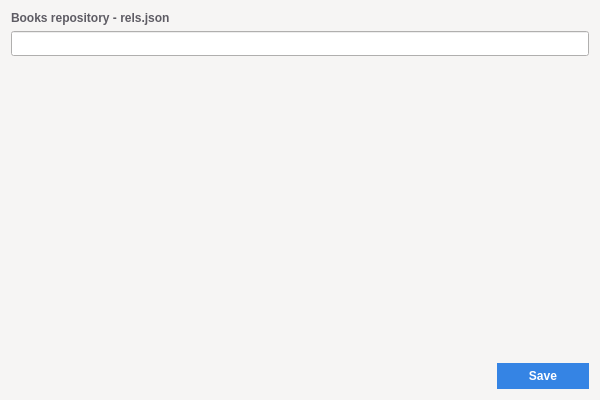
<?xml version="1.0" encoding="UTF-8"?>
<ui version="4.0">
 <class>SettingsForm</class>
 <widget class="QWidget" name="SettingsForm">
  <property name="windowModality">
   <enum>Qt::ApplicationModal</enum>
  </property>
  <property name="geometry">
   <rect>
    <x>0</x>
    <y>0</y>
    <width>600</width>
    <height>400</height>
   </rect>
  </property>
  <property name="minimumSize">
   <size>
    <width>600</width>
    <height>400</height>
   </size>
  </property>
  <property name="maximumSize">
   <size>
    <width>600</width>
    <height>400</height>
   </size>
  </property>
  <property name="palette">
   <palette>
    <active>
     <colorrole role="WindowText">
      <brush brushstyle="SolidPattern">
       <color alpha="255">
        <red>0</red>
        <green>0</green>
        <blue>0</blue>
       </color>
      </brush>
     </colorrole>
     <colorrole role="Button">
      <brush brushstyle="SolidPattern">
       <color alpha="255">
        <red>246</red>
        <green>245</green>
        <blue>244</blue>
       </color>
      </brush>
     </colorrole>
     <colorrole role="Light">
      <brush brushstyle="SolidPattern">
       <color alpha="255">
        <red>255</red>
        <green>255</green>
        <blue>255</blue>
       </color>
      </brush>
     </colorrole>
     <colorrole role="Midlight">
      <brush brushstyle="SolidPattern">
       <color alpha="255">
        <red>250</red>
        <green>250</green>
        <blue>249</blue>
       </color>
      </brush>
     </colorrole>
     <colorrole role="Dark">
      <brush brushstyle="SolidPattern">
       <color alpha="255">
        <red>123</red>
        <green>122</green>
        <blue>122</blue>
       </color>
      </brush>
     </colorrole>
     <colorrole role="Mid">
      <brush brushstyle="SolidPattern">
       <color alpha="255">
        <red>164</red>
        <green>163</green>
        <blue>163</blue>
       </color>
      </brush>
     </colorrole>
     <colorrole role="Text">
      <brush brushstyle="SolidPattern">
       <color alpha="255">
        <red>0</red>
        <green>0</green>
        <blue>0</blue>
       </color>
      </brush>
     </colorrole>
     <colorrole role="BrightText">
      <brush brushstyle="SolidPattern">
       <color alpha="255">
        <red>255</red>
        <green>255</green>
        <blue>255</blue>
       </color>
      </brush>
     </colorrole>
     <colorrole role="ButtonText">
      <brush brushstyle="SolidPattern">
       <color alpha="255">
        <red>0</red>
        <green>0</green>
        <blue>0</blue>
       </color>
      </brush>
     </colorrole>
     <colorrole role="Base">
      <brush brushstyle="SolidPattern">
       <color alpha="255">
        <red>255</red>
        <green>255</green>
        <blue>255</blue>
       </color>
      </brush>
     </colorrole>
     <colorrole role="Window">
      <brush brushstyle="SolidPattern">
       <color alpha="255">
        <red>246</red>
        <green>245</green>
        <blue>244</blue>
       </color>
      </brush>
     </colorrole>
     <colorrole role="Shadow">
      <brush brushstyle="SolidPattern">
       <color alpha="255">
        <red>0</red>
        <green>0</green>
        <blue>0</blue>
       </color>
      </brush>
     </colorrole>
     <colorrole role="AlternateBase">
      <brush brushstyle="SolidPattern">
       <color alpha="255">
        <red>250</red>
        <green>250</green>
        <blue>249</blue>
       </color>
      </brush>
     </colorrole>
     <colorrole role="ToolTipBase">
      <brush brushstyle="SolidPattern">
       <color alpha="255">
        <red>255</red>
        <green>255</green>
        <blue>220</blue>
       </color>
      </brush>
     </colorrole>
     <colorrole role="ToolTipText">
      <brush brushstyle="SolidPattern">
       <color alpha="255">
        <red>0</red>
        <green>0</green>
        <blue>0</blue>
       </color>
      </brush>
     </colorrole>
     <colorrole role="PlaceholderText">
      <brush brushstyle="SolidPattern">
       <color alpha="128">
        <red>0</red>
        <green>0</green>
        <blue>0</blue>
       </color>
      </brush>
     </colorrole>
    </active>
    <inactive>
     <colorrole role="WindowText">
      <brush brushstyle="SolidPattern">
       <color alpha="255">
        <red>0</red>
        <green>0</green>
        <blue>0</blue>
       </color>
      </brush>
     </colorrole>
     <colorrole role="Button">
      <brush brushstyle="SolidPattern">
       <color alpha="255">
        <red>246</red>
        <green>245</green>
        <blue>244</blue>
       </color>
      </brush>
     </colorrole>
     <colorrole role="Light">
      <brush brushstyle="SolidPattern">
       <color alpha="255">
        <red>255</red>
        <green>255</green>
        <blue>255</blue>
       </color>
      </brush>
     </colorrole>
     <colorrole role="Midlight">
      <brush brushstyle="SolidPattern">
       <color alpha="255">
        <red>250</red>
        <green>250</green>
        <blue>249</blue>
       </color>
      </brush>
     </colorrole>
     <colorrole role="Dark">
      <brush brushstyle="SolidPattern">
       <color alpha="255">
        <red>123</red>
        <green>122</green>
        <blue>122</blue>
       </color>
      </brush>
     </colorrole>
     <colorrole role="Mid">
      <brush brushstyle="SolidPattern">
       <color alpha="255">
        <red>164</red>
        <green>163</green>
        <blue>163</blue>
       </color>
      </brush>
     </colorrole>
     <colorrole role="Text">
      <brush brushstyle="SolidPattern">
       <color alpha="255">
        <red>0</red>
        <green>0</green>
        <blue>0</blue>
       </color>
      </brush>
     </colorrole>
     <colorrole role="BrightText">
      <brush brushstyle="SolidPattern">
       <color alpha="255">
        <red>255</red>
        <green>255</green>
        <blue>255</blue>
       </color>
      </brush>
     </colorrole>
     <colorrole role="ButtonText">
      <brush brushstyle="SolidPattern">
       <color alpha="255">
        <red>0</red>
        <green>0</green>
        <blue>0</blue>
       </color>
      </brush>
     </colorrole>
     <colorrole role="Base">
      <brush brushstyle="SolidPattern">
       <color alpha="255">
        <red>255</red>
        <green>255</green>
        <blue>255</blue>
       </color>
      </brush>
     </colorrole>
     <colorrole role="Window">
      <brush brushstyle="SolidPattern">
       <color alpha="255">
        <red>246</red>
        <green>245</green>
        <blue>244</blue>
       </color>
      </brush>
     </colorrole>
     <colorrole role="Shadow">
      <brush brushstyle="SolidPattern">
       <color alpha="255">
        <red>0</red>
        <green>0</green>
        <blue>0</blue>
       </color>
      </brush>
     </colorrole>
     <colorrole role="AlternateBase">
      <brush brushstyle="SolidPattern">
       <color alpha="255">
        <red>250</red>
        <green>250</green>
        <blue>249</blue>
       </color>
      </brush>
     </colorrole>
     <colorrole role="ToolTipBase">
      <brush brushstyle="SolidPattern">
       <color alpha="255">
        <red>255</red>
        <green>255</green>
        <blue>220</blue>
       </color>
      </brush>
     </colorrole>
     <colorrole role="ToolTipText">
      <brush brushstyle="SolidPattern">
       <color alpha="255">
        <red>0</red>
        <green>0</green>
        <blue>0</blue>
       </color>
      </brush>
     </colorrole>
     <colorrole role="PlaceholderText">
      <brush brushstyle="SolidPattern">
       <color alpha="128">
        <red>0</red>
        <green>0</green>
        <blue>0</blue>
       </color>
      </brush>
     </colorrole>
    </inactive>
    <disabled>
     <colorrole role="WindowText">
      <brush brushstyle="SolidPattern">
       <color alpha="255">
        <red>123</red>
        <green>122</green>
        <blue>122</blue>
       </color>
      </brush>
     </colorrole>
     <colorrole role="Button">
      <brush brushstyle="SolidPattern">
       <color alpha="255">
        <red>246</red>
        <green>245</green>
        <blue>244</blue>
       </color>
      </brush>
     </colorrole>
     <colorrole role="Light">
      <brush brushstyle="SolidPattern">
       <color alpha="255">
        <red>255</red>
        <green>255</green>
        <blue>255</blue>
       </color>
      </brush>
     </colorrole>
     <colorrole role="Midlight">
      <brush brushstyle="SolidPattern">
       <color alpha="255">
        <red>250</red>
        <green>250</green>
        <blue>249</blue>
       </color>
      </brush>
     </colorrole>
     <colorrole role="Dark">
      <brush brushstyle="SolidPattern">
       <color alpha="255">
        <red>123</red>
        <green>122</green>
        <blue>122</blue>
       </color>
      </brush>
     </colorrole>
     <colorrole role="Mid">
      <brush brushstyle="SolidPattern">
       <color alpha="255">
        <red>164</red>
        <green>163</green>
        <blue>163</blue>
       </color>
      </brush>
     </colorrole>
     <colorrole role="Text">
      <brush brushstyle="SolidPattern">
       <color alpha="255">
        <red>123</red>
        <green>122</green>
        <blue>122</blue>
       </color>
      </brush>
     </colorrole>
     <colorrole role="BrightText">
      <brush brushstyle="SolidPattern">
       <color alpha="255">
        <red>255</red>
        <green>255</green>
        <blue>255</blue>
       </color>
      </brush>
     </colorrole>
     <colorrole role="ButtonText">
      <brush brushstyle="SolidPattern">
       <color alpha="255">
        <red>123</red>
        <green>122</green>
        <blue>122</blue>
       </color>
      </brush>
     </colorrole>
     <colorrole role="Base">
      <brush brushstyle="SolidPattern">
       <color alpha="255">
        <red>246</red>
        <green>245</green>
        <blue>244</blue>
       </color>
      </brush>
     </colorrole>
     <colorrole role="Window">
      <brush brushstyle="SolidPattern">
       <color alpha="255">
        <red>246</red>
        <green>245</green>
        <blue>244</blue>
       </color>
      </brush>
     </colorrole>
     <colorrole role="Shadow">
      <brush brushstyle="SolidPattern">
       <color alpha="255">
        <red>0</red>
        <green>0</green>
        <blue>0</blue>
       </color>
      </brush>
     </colorrole>
     <colorrole role="AlternateBase">
      <brush brushstyle="SolidPattern">
       <color alpha="255">
        <red>246</red>
        <green>245</green>
        <blue>244</blue>
       </color>
      </brush>
     </colorrole>
     <colorrole role="ToolTipBase">
      <brush brushstyle="SolidPattern">
       <color alpha="255">
        <red>255</red>
        <green>255</green>
        <blue>220</blue>
       </color>
      </brush>
     </colorrole>
     <colorrole role="ToolTipText">
      <brush brushstyle="SolidPattern">
       <color alpha="255">
        <red>0</red>
        <green>0</green>
        <blue>0</blue>
       </color>
      </brush>
     </colorrole>
     <colorrole role="PlaceholderText">
      <brush brushstyle="SolidPattern">
       <color alpha="128">
        <red>0</red>
        <green>0</green>
        <blue>0</blue>
       </color>
      </brush>
     </colorrole>
    </disabled>
   </palette>
  </property>
  <property name="windowTitle">
   <string>bionic - Settings</string>
  </property>
  <property name="windowIcon">
   <iconset resource="../res.qrc">
    <normaloff>:/img/img/b_logo.png</normaloff>:/img/img/b_logo.png</iconset>
  </property>
  <layout class="QVBoxLayout" name="verticalLayout">
   <item>
    <widget class="QLabel" name="label">
     <property name="font">
      <font>
       <weight>75</weight>
       <bold>true</bold>
      </font>
     </property>
     <property name="styleSheet">
      <string notr="true">color: rgb(94, 92, 100);</string>
     </property>
     <property name="text">
      <string>Books repository - rels.json</string>
     </property>
    </widget>
   </item>
   <item>
    <widget class="QLineEdit" name="rels_lineedit">
     <property name="sizePolicy">
      <sizepolicy hsizetype="Expanding" vsizetype="Maximum">
       <horstretch>0</horstretch>
       <verstretch>10</verstretch>
      </sizepolicy>
     </property>
     <property name="minimumSize">
      <size>
       <width>0</width>
       <height>25</height>
      </size>
     </property>
     <property name="maximumSize">
      <size>
       <width>16777215</width>
       <height>25</height>
      </size>
     </property>
    </widget>
   </item>
   <item>
    <spacer name="verticalSpacer">
     <property name="orientation">
      <enum>Qt::Vertical</enum>
     </property>
     <property name="sizeHint" stdset="0">
      <size>
       <width>20</width>
       <height>40</height>
      </size>
     </property>
    </spacer>
   </item>
   <item>
    <layout class="QHBoxLayout" name="horizontalLayout">
     <item>
      <spacer name="horizontalSpacer">
       <property name="orientation">
        <enum>Qt::Horizontal</enum>
       </property>
       <property name="sizeHint" stdset="0">
        <size>
         <width>40</width>
         <height>20</height>
        </size>
       </property>
      </spacer>
     </item>
     <item>
      <widget class="QPushButton" name="save_button">
       <property name="font">
        <font>
         <weight>75</weight>
         <bold>true</bold>
        </font>
       </property>
       <property name="cursor">
        <cursorShape>PointingHandCursor</cursorShape>
       </property>
       <property name="styleSheet">
        <string notr="true">background-color: rgb(53, 132, 228);
color: rgb(255, 255, 255);
border-style: solid;
border-width: 2px;
border-radius: 15px;
border-color: rgb(53, 132, 228);
padding: 4px;
width: 80px;
</string>
       </property>
       <property name="text">
        <string>Save</string>
       </property>
      </widget>
     </item>
    </layout>
   </item>
  </layout>
 </widget>
 <resources>
  <include location="../res.qrc"/>
 </resources>
 <connections/>
</ui>
